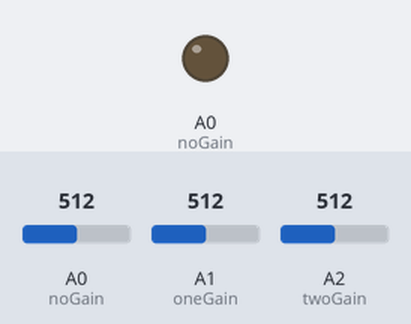
Bench run of a sketch on a simulated Arduino Zero (SAMD21). On the bench: output pins drawn as LEDs (lit = HIGH). Inputs (shaded band) come from the test bench; at power-on: A0 (noGain) = 512, A1 (oneGain) = 512, A2 (twoGain) = 512 (analog values on the 0–1023 scale).

Above: at 0.2 s.
Timing chart, 0 to 1.7 s (numbered marks = the images above):
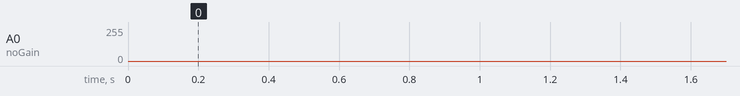

The sketch:

LSwpPckt.ino
```cpp
#define LSWP_LEN 3215

#define LSWP_POS_SYNC 0
#define LSWP_POS_COUNT 2
#define LSWP_POS_TIME 4
#define LSWP_POS_CHECKSUM 12
#define LSWP_POS_STAT 14
#define LSWP_POS_STEP 15

#define vSweep DAC0

#define noGain A0
#define oneGain A1
#define twoGain A2


void setup() {
  // put your setup code here, to run once:
  analogWriteResolution(12);
  analogReadResolution(12);

  pinMode(noGain,INPUT);
  pinMode(oneGain,INPUT);
  pinMode(twoGain,INPUT);

}

//Create Large Sweep Packet
byte lSwpPckt[LSWP_LEN];

uint8_t syncAlpha = 0x15;
uint8_t syncBravo = 0x33;
uint8_t count = 1;
uint32_t startTime;
uint32_t endTime;
uint16_t checkSum = 50;
uint8_t stats = 1;

//1: vOut  2: No Gain Stage  3: First Gain Stage  4: Second Gain Stage
uint16_t voltageStep[4];
uint16_t vOut;

void loop() {
  // put your main code here, to run repeatedly:
  //Begin up-sweep at 1.007V (1250) End at 1.974V (2450)
  vOut = 1250;
  startTime = millis();
  for(int i = 0; i < 200; i++){
    analogWrite(vSweep,vOut);
    voltageStep[0] = vOut;
    voltageStep[1] = analogRead(noGain);
    voltageStep[2] = analogRead(oneGain);
    voltageStep[3] = analogRead(twoGain);

    memcpy( &lSwpPckt[LSWP_POS_STEP + (i * 2 * 4)], &voltageStep, 2 * 4);

    //Increase Voltage Out
    vOut+=6;
  }

  //Begin down-sweep at 1.974V (2450) End at 1.007V (1250)
  for(int i = 0; i < 200; i++){
    analogWrite(vSweep,vOut);
    voltageStep[0] = vOut;
    voltageStep[1] = analogRead(noGain);
    voltageStep[2] = analogRead(oneGain);
    voltageStep[3] = analogRead(twoGain);

    memcpy( &lSwpPckt[LSWP_POS_STEP + (i * 2 * 4)], &voltageStep, 2 * 4);

    vOut-=6;
  }
  endTime = millis();

  memcpy( &lSwpPckt[LSWP_POS_SYNC], &syncAlpha, 1);
  memcpy( &lSwpPckt[LSWP_POS_SYNC + 1], &syncBravo, 1);
  memcpy( &lSwpPckt[LSWP_POS_COUNT], &count, 2);
  memcpy( &lSwpPckt[LSWP_POS_TIME], &startTime, 4);
  memcpy( &lSwpPckt[LSWP_POS_TIME + 4], &endTime, 4);
  memcpy( &lSwpPckt[LSWP_POS_CHECKSUM], &checkSum, 2);
  memcpy( &lSwpPckt[LSWP_POS_STAT], &stats, 1);

  count++;
}
```
